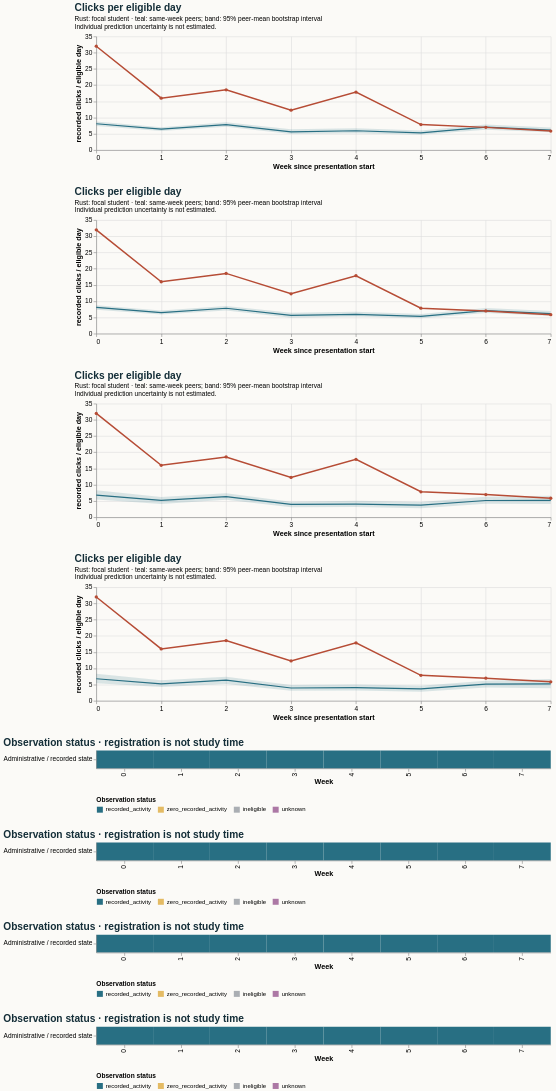

Describe this chart as a Vega-Lite specification.
### Vega-Lite specification from a JSON file in a GitHub repository (floating-point values rounded to 4 significant figures)
{"$schema": "https://vega.github.io/schema/vega-lite/v5.20.1.json", "config": {"axis": {"labelFontSize": 11, "titleFontSize": 12}, "background": "#fbfaf7", "font": "sans-serif", "title": {"anchor": "start", "color": "#142e38", "fontSize": 17, "subtitleFontSize": 11}, "view": {"continuousHeight": 300, "continuousWidth": 300, "stroke": null}}, "datasets": {"data-0cf9143b415ad9c6ca893c9f2f970183": [{"end_day": 6, "focal_value": 32.0, "peer_ci_high": 8.779, "peer_ci_low": 7.365, "peer_mean": 8.112, "peer_observations": 1151, "peer_people": 1151, "reference": "course", "unit": "recorded clicks / eligible day", "week": 0}, {"end_day": 13, "focal_value": 16.0, "peer_ci_high": 7.175, "peer_ci_low": 5.873, "peer_mean": 6.478, "peer_observations": 1144, "peer_people": 1144, "reference": "course", "unit": "recorded clicks / eligible day", "week": 1}, {"end_day": 20, "focal_value": 18.57, "peer_ci_high": 8.507, "peer_ci_low": 7.146, "peer_mean": 7.84, "peer_observations": 1126, "peer_people": 1126, "reference": "course", "unit": "recorded clicks / eligible day", "week": 2}, {"end_day": 27, "focal_value": 12.29, "peer_ci_high": 6.472, "peer_ci_low": 4.893, "peer_mean": 5.624, "peer_observations": 1119, "peer_people": 1119, "reference": "course", "unit": "recorded clicks / eligible day", "week": 3}, {"end_day": 34, "focal_value": 17.86, "peer_ci_high": 6.73, "peer_ci_low": 5.299, "peer_mean": 5.963, "peer_observations": 1082, "peer_people": 1082, "reference": "course", "unit": "recorded clicks / eligible day", "week": 4}, {"end_day": 41, "focal_value": 7.857, "peer_ci_high": 6.049, "peer_ci_low": 4.749, "peer_mean": 5.327, "peer_observations": 1075, "peer_people": 1075, "reference": "course", "unit": "recorded clicks / eligible day", "week": 5}, {"end_day": 48, "focal_value": 7.0, "peer_ci_high": 7.885, "peer_ci_low": 6.384, "peer_mean": 7.085, "peer_observations": 1065, "peer_people": 1065, "reference": "course", "unit": "recorded clicks / eligible day", "week": 6}, {"end_day": 55, "focal_value": 5.857, "peer_ci_high": 7.008, "peer_ci_low": 5.534, "peer_mean": 6.182, "peer_observations": 1049, "peer_people": 1049, "reference": "course", "unit": "recorded clicks / eligible day", "week": 7}], "data-6372c85a2d27505c8c6169f7b0dc1d1a": [{"end_day": 6, "focal_value": 32.0, "peer_ci_high": 8.295, "peer_ci_low": 5.457, "peer_mean": 6.806, "peer_observations": 230, "peer_people": 230, "reference": "same_prior_attempt", "unit": "recorded clicks / eligible day", "week": 0}, {"end_day": 13, "focal_value": 16.0, "peer_ci_high": 6.271, "peer_ci_low": 4.118, "peer_mean": 5.203, "peer_observations": 227, "peer_people": 227, "reference": "same_prior_attempt", "unit": "recorded clicks / eligible day", "week": 1}, {"end_day": 20, "focal_value": 18.57, "peer_ci_high": 7.361, "peer_ci_low": 5.367, "peer_mean": 6.372, "peer_observations": 220, "peer_people": 220, "reference": "same_prior_attempt", "unit": "recorded clicks / eligible day", "week": 2}, {"end_day": 27, "focal_value": 12.29, "peer_ci_high": 4.818, "peer_ci_low": 3.11, "peer_mean": 3.968, "peer_observations": 220, "peer_people": 220, "reference": "same_prior_attempt", "unit": "recorded clicks / eligible day", "week": 3}, {"end_day": 34, "focal_value": 17.86, "peer_ci_high": 5.094, "peer_ci_low": 3.157, "peer_mean": 4.05, "peer_observations": 214, "peer_people": 214, "reference": "same_prior_attempt", "unit": "recorded clicks / eligible day", "week": 4}, {"end_day": 41, "focal_value": 7.857, "peer_ci_high": 4.696, "peer_ci_low": 2.78, "peer_mean": 3.72, "peer_observations": 211, "peer_people": 211, "reference": "same_prior_attempt", "unit": "recorded clicks / eligible day", "week": 5}, {"end_day": 48, "focal_value": 7.0, "peer_ci_high": 6.337, "peer_ci_low": 4.15, "peer_mean": 5.17, "peer_observations": 207, "peer_people": 207, "reference": "same_prior_attempt", "unit": "recorded clicks / eligible day", "week": 6}, {"end_day": 55, "focal_value": 5.857, "peer_ci_high": 6.65, "peer_ci_low": 4.063, "peer_mean": 5.202, "peer_observations": 202, "peer_people": 202, "reference": "same_prior_attempt", "unit": "recorded clicks / eligible day", "week": 7}], "data-64b4febf5fe94f2954154e021be8c27f": [{"end_day": 6, "focal_value": 32.0, "peer_ci_high": 8.374, "peer_ci_low": 5.417, "peer_mean": 6.806, "peer_observations": 230, "peer_people": 230, "reference": "same_prior_attempt", "unit": "recorded clicks / eligible day", "week": 0}, {"end_day": 13, "focal_value": 16.0, "peer_ci_high": 6.316, "peer_ci_low": 4.239, "peer_mean": 5.203, "peer_observations": 227, "peer_people": 227, "reference": "same_prior_attempt", "unit": "recorded clicks / eligible day", "week": 1}, {"end_day": 20, "focal_value": 18.57, "peer_ci_high": 7.423, "peer_ci_low": 5.223, "peer_mean": 6.372, "peer_observations": 220, "peer_people": 220, "reference": "same_prior_attempt", "unit": "recorded clicks / eligible day", "week": 2}, {"end_day": 27, "focal_value": 12.29, "peer_ci_high": 4.854, "peer_ci_low": 3.129, "peer_mean": 3.968, "peer_observations": 220, "peer_people": 220, "reference": "same_prior_attempt", "unit": "recorded clicks / eligible day", "week": 3}, {"end_day": 34, "focal_value": 17.86, "peer_ci_high": 5.022, "peer_ci_low": 3.2, "peer_mean": 4.05, "peer_observations": 214, "peer_people": 214, "reference": "same_prior_attempt", "unit": "recorded clicks / eligible day", "week": 4}, {"end_day": 41, "focal_value": 7.857, "peer_ci_high": 4.645, "peer_ci_low": 2.791, "peer_mean": 3.72, "peer_observations": 211, "peer_people": 211, "reference": "same_prior_attempt", "unit": "recorded clicks / eligible day", "week": 5}, {"end_day": 48, "focal_value": 7.0, "peer_ci_high": 6.169, "peer_ci_low": 4.139, "peer_mean": 5.17, "peer_observations": 207, "peer_people": 207, "reference": "same_prior_attempt", "unit": "recorded clicks / eligible day", "week": 6}, {"end_day": 55, "focal_value": 5.857, "peer_ci_high": 6.713, "peer_ci_low": 3.879, "peer_mean": 5.202, "peer_observations": 202, "peer_people": 202, "reference": "same_prior_attempt", "unit": "recorded clicks / eligible day", "week": 7}], "data-a061ae6e6e08baaf4359e2391efe5761": [{"eligible_days": 7.0, "end_day": 6, "logging_completeness": "unknown", "observation_status": "recorded_activity", "row": "Administrative / recorded state", "score_status": "withheld_release_time_unknown", "start_day": 0, "value": 32.0, "week": 0}, {"eligible_days": 7.0, "end_day": 13, "logging_completeness": "unknown", "observation_status": "recorded_activity", "row": "Administrative / recorded state", "score_status": "withheld_release_time_unknown", "start_day": 7, "value": 16.0, "week": 1}, {"eligible_days": 7.0, "end_day": 20, "logging_completeness": "unknown", "observation_status": "recorded_activity", "row": "Administrative / recorded state", "score_status": "withheld_release_time_unknown", "start_day": 14, "value": 18.57, "week": 2}, {"eligible_days": 7.0, "end_day": 27, "logging_completeness": "unknown", "observation_status": "recorded_activity", "row": "Administrative / recorded state", "score_status": "withheld_release_time_unknown", "start_day": 21, "value": 12.29, "week": 3}, {"eligible_days": 7.0, "end_day": 34, "logging_completeness": "unknown", "observation_status": "recorded_activity", "row": "Administrative / recorded state", "score_status": "withheld_release_time_unknown", "start_day": 28, "value": 17.86, "week": 4}, {"eligible_days": 7.0, "end_day": 41, "logging_completeness": "unknown", "observation_status": "recorded_activity", "row": "Administrative / recorded state", "score_status": "withheld_release_time_unknown", "start_day": 35, "value": 7.857, "week": 5}, {"eligible_days": 7.0, "end_day": 48, "logging_completeness": "unknown", "observation_status": "recorded_activity", "row": "Administrative / recorded state", "score_status": "withheld_release_time_unknown", "start_day": 42, "value": 7.0, "week": 6}, {"eligible_days": 7.0, "end_day": 55, "logging_completeness": "unknown", "observation_status": "recorded_activity", "row": "Administrative / recorded state", "score_status": "withheld_release_time_unknown", "start_day": 49, "value": 5.857, "week": 7}], "data-bc2a26803ba219ac7ec4295916b55d1b": [{"end_day": 6, "focal_value": 32.0, "peer_ci_high": 8.791, "peer_ci_low": 7.405, "peer_mean": 8.112, "peer_observations": 1151, "peer_people": 1151, "reference": "course", "unit": "recorded clicks / eligible day", "week": 0}, {"end_day": 13, "focal_value": 16.0, "peer_ci_high": 7.062, "peer_ci_low": 5.859, "peer_mean": 6.478, "peer_observations": 1144, "peer_people": 1144, "reference": "course", "unit": "recorded clicks / eligible day", "week": 1}, {"end_day": 20, "focal_value": 18.57, "peer_ci_high": 8.548, "peer_ci_low": 7.224, "peer_mean": 7.84, "peer_observations": 1126, "peer_people": 1126, "reference": "course", "unit": "recorded clicks / eligible day", "week": 2}, {"end_day": 27, "focal_value": 12.29, "peer_ci_high": 6.436, "peer_ci_low": 4.945, "peer_mean": 5.624, "peer_observations": 1119, "peer_people": 1119, "reference": "course", "unit": "recorded clicks / eligible day", "week": 3}, {"end_day": 34, "focal_value": 17.86, "peer_ci_high": 6.694, "peer_ci_low": 5.226, "peer_mean": 5.963, "peer_observations": 1082, "peer_people": 1082, "reference": "course", "unit": "recorded clicks / eligible day", "week": 4}, {"end_day": 41, "focal_value": 7.857, "peer_ci_high": 6.048, "peer_ci_low": 4.742, "peer_mean": 5.327, "peer_observations": 1075, "peer_people": 1075, "reference": "course", "unit": "recorded clicks / eligible day", "week": 5}, {"end_day": 48, "focal_value": 7.0, "peer_ci_high": 7.868, "peer_ci_low": 6.288, "peer_mean": 7.085, "peer_observations": 1065, "peer_people": 1065, "reference": "course", "unit": "recorded clicks / eligible day", "week": 6}, {"end_day": 55, "focal_value": 5.857, "peer_ci_high": 6.926, "peer_ci_low": 5.497, "peer_mean": 6.182, "peer_observations": 1049, "peer_people": 1049, "reference": "course", "unit": "recorded clicks / eligible day", "week": 7}]}, "resolve": {"scale": {"color": "independent"}}, "spacing": 28, "vconcat": [{"data": {"name": "data-bc2a26803ba219ac7ec4295916b55d1b"}, "height": 190, "layer": [{"encoding": {"x": {"axis": {"tickMinStep": 1}, "field": "week", "title": "Week since presentation start", "type": "quantitative"}, "y": {"field": "peer_ci_low", "scale": {"zero": true}, "title": "recorded clicks / eligible day", "type": "quantitative"}, "y2": {"field": "peer_ci_high"}}, "mark": {"color": "#286f83", "opacity": 0.16, "type": "area"}}, {"encoding": {"tooltip": [{"field": "week", "type": "quantitative"}, {"field": "peer_mean", "type": "quantitative"}, {"field": "peer_people", "type": "quantitative"}, {"field": "peer_observations", "type": "quantitative"}], "x": {"field": "week", "type": "quantitative"}, "y": {"field": "peer_mean", "type": "quantitative"}}, "mark": {"color": "#286f83", "strokeWidth": 2, "type": "line"}}, {"encoding": {"tooltip": [{"field": "week", "type": "quantitative"}, {"field": "focal_value", "type": "quantitative"}], "x": {"field": "week", "type": "quantitative"}, "y": {"field": "focal_value", "type": "quantitative"}}, "mark": {"color": "#b64c35", "point": {"color": "#b64c35"}, "strokeWidth": 2.5, "type": "line"}}], "title": {"subtitle": ["Rust: focal student · teal: same-week peers; band: 95% peer-mean bootstrap interval", "Individual prediction uncertainty is not estimated."], "text": "Clicks per eligible day"}, "width": 760}, {"data": {"name": "data-0cf9143b415ad9c6ca893c9f2f970183"}, "height": 190, "layer": [{"encoding": {"x": {"axis": {"tickMinStep": 1}, "field": "week", "title": "Week since presentation start", "type": "quantitative"}, "y": {"field": "peer_ci_low", "scale": {"zero": true}, "title": "recorded clicks / eligible day", "type": "quantitative"}, "y2": {"field": "peer_ci_high"}}, "mark": {"color": "#286f83", "opacity": 0.16, "type": "area"}}, {"encoding": {"tooltip": [{"field": "week", "type": "quantitative"}, {"field": "peer_mean", "type": "quantitative"}, {"field": "peer_people", "type": "quantitative"}, {"field": "peer_observations", "type": "quantitative"}], "x": {"field": "week", "type": "quantitative"}, "y": {"field": "peer_mean", "type": "quantitative"}}, "mark": {"color": "#286f83", "strokeWidth": 2, "type": "line"}}, {"encoding": {"tooltip": [{"field": "week", "type": "quantitative"}, {"field": "focal_value", "type": "quantitative"}], "x": {"field": "week", "type": "quantitative"}, "y": {"field": "focal_value", "type": "quantitative"}}, "mark": {"color": "#b64c35", "point": {"color": "#b64c35"}, "strokeWidth": 2.5, "type": "line"}}], "title": {"subtitle": ["Rust: focal student · teal: same-week peers; band: 95% peer-mean bootstrap interval", "Individual prediction uncertainty is not estimated."], "text": "Clicks per eligible day"}, "width": 760}, {"data": {"name": "data-6372c85a2d27505c8c6169f7b0dc1d1a"}, "height": 190, "layer": [{"encoding": {"x": {"axis": {"tickMinStep": 1}, "field": "week", "title": "Week since presentation start", "type": "quantitative"}, "y": {"field": "peer_ci_low", "scale": {"zero": true}, "title": "recorded clicks / eligible day", "type": "quantitative"}, "y2": {"field": "peer_ci_high"}}, "mark": {"color": "#286f83", "opacity": 0.16, "type": "area"}}, {"encoding": {"tooltip": [{"field": "week", "type": "quantitative"}, {"field": "peer_mean", "type": "quantitative"}, {"field": "peer_people", "type": "quantitative"}, {"field": "peer_observations", "type": "quantitative"}], "x": {"field": "week", "type": "quantitative"}, "y": {"field": "peer_mean", "type": "quantitative"}}, "mark": {"color": "#286f83", "strokeWidth": 2, "type": "line"}}, {"encoding": {"tooltip": [{"field": "week", "type": "quantitative"}, {"field": "focal_value", "type": "quantitative"}], "x": {"field": "week", "type": "quantitative"}, "y": {"field": "focal_value", "type": "quantitative"}}, "mark": {"color": "#b64c35", "point": {"color": "#b64c35"}, "strokeWidth": 2.5, "type": "line"}}], "title": {"subtitle": ["Rust: focal student · teal: same-week peers; band: 95% peer-mean bootstrap interval", "Individual prediction uncertainty is not estimated."], "text": "Clicks per eligible day"}, "width": 760}, {"data": {"name": "data-64b4febf5fe94f2954154e021be8c27f"}, "height": 190, "layer": [{"encoding": {"x": {"axis": {"tickMinStep": 1}, "field": "week", "title": "Week since presentation start", "type": "quantitative"}, "y": {"field": "peer_ci_low", "scale": {"zero": true}, "title": "recorded clicks / eligible day", "type": "quantitative"}, "y2": {"field": "peer_ci_high"}}, "mark": {"color": "#286f83", "opacity": 0.16, "type": "area"}}, {"encoding": {"tooltip": [{"field": "week", "type": "quantitative"}, {"field": "peer_mean", "type": "quantitative"}, {"field": "peer_people", "type": "quantitative"}, {"field": "peer_observations", "type": "quantitative"}], "x": {"field": "week", "type": "quantitative"}, "y": {"field": "peer_mean", "type": "quantitative"}}, "mark": {"color": "#286f83", "strokeWidth": 2, "type": "line"}}, {"encoding": {"tooltip": [{"field": "week", "type": "quantitative"}, {"field": "focal_value", "type": "quantitative"}], "x": {"field": "week", "type": "quantitative"}, "y": {"field": "focal_value", "type": "quantitative"}}, "mark": {"color": "#b64c35", "point": {"color": "#b64c35"}, "strokeWidth": 2.5, "type": "line"}}], "title": {"subtitle": ["Rust: focal student · teal: same-week peers; band: 95% peer-mean bootstrap interval", "Individual prediction uncertainty is not estimated."], "text": "Clicks per eligible day"}, "width": 760}, {"data": {"name": "data-a061ae6e6e08baaf4359e2391efe5761"}, "encoding": {"color": {"field": "observation_status", "legend": {"labelLimit": 260, "orient": "bottom"}, "scale": {"domain": ["recorded_activity", "zero_recorded_activity", "ineligible", "unknown"], "range": ["#286f83", "#e4bb64", "#aaaeb3", "#ac78a5"]}, "title": "Observation status", "type": "nominal"}, "tooltip": [{"field": "week", "type": "quantitative"}, {"field": "eligible_days", "type": "quantitative"}, {"field": "observation_status", "type": "nominal"}, {"field": "logging_completeness", "type": "nominal"}], "x": {"field": "week", "title": "Week", "type": "ordinal"}, "y": {"field": "row", "title": null, "type": "nominal"}}, "height": 30, "mark": {"type": "rect"}, "title": "Observation status · registration is not study time", "width": 760}, {"data": {"name": "data-a061ae6e6e08baaf4359e2391efe5761"}, "encoding": {"color": {"field": "observation_status", "legend": {"labelLimit": 260, "orient": "bottom"}, "scale": {"domain": ["recorded_activity", "zero_recorded_activity", "ineligible", "unknown"], "range": ["#286f83", "#e4bb64", "#aaaeb3", "#ac78a5"]}, "title": "Observation status", "type": "nominal"}, "tooltip": [{"field": "week", "type": "quantitative"}, {"field": "eligible_days", "type": "quantitative"}, {"field": "observation_status", "type": "nominal"}, {"field": "logging_completeness", "type": "nominal"}], "x": {"field": "week", "title": "Week", "type": "ordinal"}, "y": {"field": "row", "title": null, "type": "nominal"}}, "height": 30, "mark": {"type": "rect"}, "title": "Observation status · registration is not study time", "width": 760}, {"data": {"name": "data-a061ae6e6e08baaf4359e2391efe5761"}, "encoding": {"color": {"field": "observation_status", "legend": {"labelLimit": 260, "orient": "bottom"}, "scale": {"domain": ["recorded_activity", "zero_recorded_activity", "ineligible", "unknown"], "range": ["#286f83", "#e4bb64", "#aaaeb3", "#ac78a5"]}, "title": "Observation status", "type": "nominal"}, "tooltip": [{"field": "week", "type": "quantitative"}, {"field": "eligible_days", "type": "quantitative"}, {"field": "observation_status", "type": "nominal"}, {"field": "logging_completeness", "type": "nominal"}], "x": {"field": "week", "title": "Week", "type": "ordinal"}, "y": {"field": "row", "title": null, "type": "nominal"}}, "height": 30, "mark": {"type": "rect"}, "title": "Observation status · registration is not study time", "width": 760}, {"data": {"name": "data-a061ae6e6e08baaf4359e2391efe5761"}, "encoding": {"color": {"field": "observation_status", "legend": {"labelLimit": 260, "orient": "bottom"}, "scale": {"domain": ["recorded_activity", "zero_recorded_activity", "ineligible", "unknown"], "range": ["#286f83", "#e4bb64", "#aaaeb3", "#ac78a5"]}, "title": "Observation status", "type": "nominal"}, "tooltip": [{"field": "week", "type": "quantitative"}, {"field": "eligible_days", "type": "quantitative"}, {"field": "observation_status", "type": "nominal"}, {"field": "logging_completeness", "type": "nominal"}], "x": {"field": "week", "title": "Week", "type": "ordinal"}, "y": {"field": "row", "title": null, "type": "nominal"}}, "height": 30, "mark": {"type": "rect"}, "title": "Observation status · registration is not study time", "width": 760}]}
